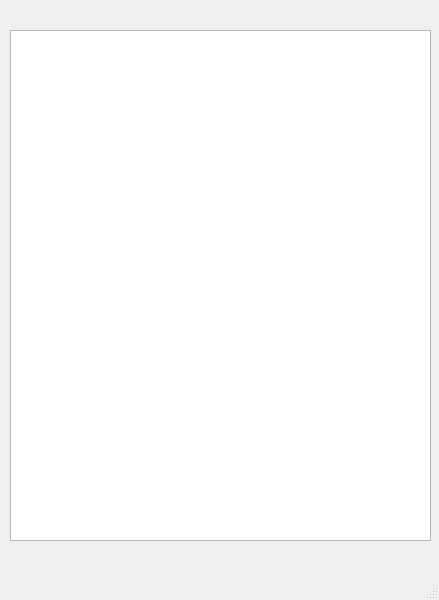
<?xml version="1.0" encoding="UTF-8"?>
<ui version="4.0">
 <class>SecondWindow</class>
 <widget class="QMainWindow" name="SecondWindow">
  <property name="geometry">
   <rect>
    <x>0</x>
    <y>0</y>
    <width>439</width>
    <height>600</height>
   </rect>
  </property>
  <property name="windowTitle">
   <string>MainWindow</string>
  </property>
  <widget class="QWidget" name="centralwidget">
   <widget class="QTextBrowser" name="textBrowser">
    <property name="geometry">
     <rect>
      <x>10</x>
      <y>30</y>
      <width>421</width>
      <height>511</height>
     </rect>
    </property>
   </widget>
  </widget>
  <widget class="QMenuBar" name="menubar">
   <property name="geometry">
    <rect>
     <x>0</x>
     <y>0</y>
     <width>439</width>
     <height>21</height>
    </rect>
   </property>
  </widget>
  <widget class="QStatusBar" name="statusbar"/>
 </widget>
 <resources/>
 <connections/>
</ui>
